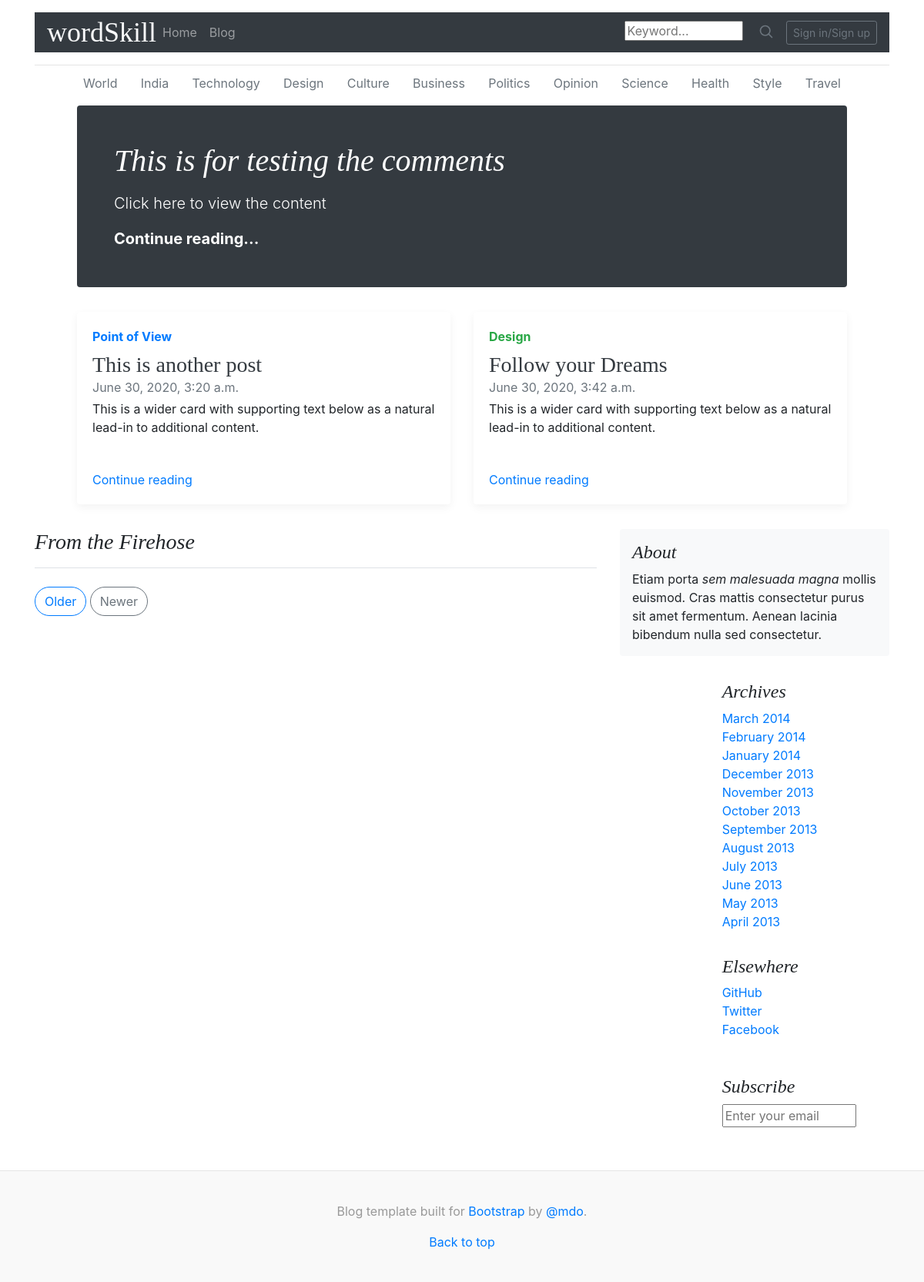
The page / on the database its author committed.
### posts/models.py (models this page shows, shortened)
class Posts(models.Model):
	title = models.CharField(max_length=200)
	description = RichTextField(blank=True, null=True)
	author = models.CharField(max_length=200)
	category = models.CharField(default = "Point of View", max_length=200)
	created_on = models.DateTimeField(auto_now_add= True)
	published_on =models.DateTimeField(blank = True, null = True)
	image = models.ImageField(blank = True, null=True)
	post_published = models.BooleanField(default=False)
	tags = models.ManyToManyField(Tag,blank=True)
	comments = GenericRelation(Comment)

### posts/views.py (the view)
# urls.py: path('',views.homeView,name = 'home'),
def homeView(request):
	posts = Posts.objects.all().filter(post_published = True)[3:7]
	first_post = Posts.objects.all().filter(post_published = True).first()
	second_post = Posts.objects.all().filter(post_published = True)[1]
	third_post = Posts.objects.all().filter(post_published = True)[2]
	context = {'posts':posts,'first_post':first_post,'second_post':second_post,'third_post':third_post}
	return render(request,'posts/home.html',context)

### posts/templates/posts/home.html (shortened to what this page needs)
{% extends 'wordskill/base.html'%}
{% load static %}
  {% block content %}
     <div class="nav-scroller py-1 mb-2">
        <nav class="nav d-flex justify-content-between">
          <a class="p-2 text-muted" href="#">World</a>
          <a class="p-2 text-muted" href="#">India</a>
          <a class="p-2 text-muted" href="#">Technology</a>
          <a class="p-2 text-muted" href="#">Design</a>
          <a class="p-2 text-muted" href="#">Culture</a>
          <a class="p-2 text-muted" href="#">Business</a>
          <a class="p-2 text-muted" href="#">Politics</a>
          <a class="p-2 text-muted" href="#">Opinion</a>
          <a class="p-2 text-muted" href="#">Science</a>
          <a class="p-2 text-muted" href="#">Health</a>
          <a class="p-2 text-muted" href="#">Style</a>
          <a class="p-2 text-muted" href="#">Travel</a>
        </nav>
      </div>
    <div class="jumbotron p-3 p-md-5 text-white rounded bg-dark">
        <div class="col-md-10 px-0">
          <h1 class="display-5 font-italic">{{first_post.title}}</h1>
          <p class="lead my-3">Click here to view the content</p>
          <p class="lead mb-0"><a href="#" class="text-white font-weight-bold">Continue reading...</a></p>
        </div>
      </div>
      <div class="row mb-2">
        <div class="col-md-6">
          <div class="card flex-md-row mb-4 box-shadow h-md-250">
            <div class="card-body d-flex flex-column align-items-start">
              <strong class="d-inline-block mb-2 text-primary">{{second_post.category}}</strong>
              <h3 class="mb-0">
                <a class="text-dark" href="#">{{second_post.title}}</a>
              </h3>
              <div class="mb-1 text-muted">{{second_post.published_on}}</div>
              <p class="card-text mb-auto">This is a wider card with supporting text below as a natural lead-in to additional content.</p>
              <a href="#">Continue reading</a>
            </div>
          </div>
            </div>
              <div class="col-md-6">
                <div class="card flex-md-row mb-4 box-shadow h-md-250">
                  <div class="card-body d-flex flex-column align-items-start">
                    <strong class="d-inline-block mb-2 text-success">Design</strong>
                    <h3 class="mb-0">
                      <a class="text-dark" href="{% url 'posts:post' third_post.id %}">{{third_post.title}}</a>
                    </h3>
                    <div class="mb-1 text-muted">{{third_post.published_on}}</div>
                    <p class="card-text mb-auto">This is a wider card with supporting text below as a natural lead-in to additional content.</p>
                    <a href="{% url 'posts:post' third_post.id %}">Continue reading</a>
                  </div>
          </div>
        </div>
      </div>
    </div>
    <main role="main" class="container">
      <div class="row">
        <div class="col-md-8 blog-main">
          <h3 class="pb-3 mb-4 font-italic border-bottom">
            From the Firehose
          </h3>
          <nav class="blog-pagination">
            <a class="btn btn-outline-primary" href="#">Older</a>
            <a class="btn btn-outline-secondary" href="#">Newer</a>
          </nav>
        </div>
        <aside class="col-md-4 blog-sidebar">
          <div class="p-3 mb-3 bg-light rounded">
            <h4 class="font-italic">About</h4>
            <p class="mb-0">Etiam porta <em>sem malesuada magna</em> mollis euismod. Cras mattis consectetur purus sit amet fermentum. Aenean lacinia bibendum nulla sed consectetur.</p>
          </div>
          <div class="p-3 offset-md-4">
            <h4 class="font-italic">Archives</h4>
            <ol class="list-unstyled mb-0">
              <li><a href="#">March 2014</a></li>
              <li><a href="#">February 2014</a></li>
              <li><a href="#">January 2014</a></li>
              <li><a href="#">December 2013</a></li>
              <li><a href="#">November 2013</a></li>
              <li><a href="#">October 2013</a></li>
              <li><a href="#">September 2013</a></li>
              <li><a href="#">August 2013</a></li>
              <li><a href="#">July 2013</a></li>
              <li><a href="#">June 2013</a></li>
              <li><a href="#">May 2013</a></li>
              <li><a href="#">April 2013</a></li>
            </ol>
          </div>
          <div class="p-3 offset-md-4">
            <h4 class="font-italic">Elsewhere</h4>
            <ol class="list-unstyled">
              <li><a href="#">GitHub</a></li>
              <li><a href="#">Twitter</a></li>
              <li><a href="#">Facebook</a></li>
            </ol>
          </div>
          <div class="p-3 offset-md-4">
            <h4 class="font-italic">Subscribe</h4>
            <form>
              <ol class="list-unstyled">
              <input type="text" size="12" placeholder="Enter your email">
            </form>
          </div>
        </aside>
      </div>
    </main>
  {% endblock %}

### static/css/master.css (style rules this page uses)
.card { border-style:hidden; }
h1, h2, h3, h4, h5, h6 { font-family: "Playfair Display", Georgia, "Times New Roman", serif; }
.nav-scroller { position: relative; z-index: 2; height: 2.75rem; overflow-y: hidden; }
.nav-scroller .nav { display: -webkit-box; display: -ms-flexbox; display: flex; -ms-flex-wrap: nowrap; flex-wrap: nowrap; padding-bottom: 1rem; margin-top: -1px; overflow-x: auto; text-align: center; white-space: nowrap; -webkit-overflow-scrolling: touch; }
@media (min-width: 768px) { .h-md-250 { height: 250px; } }
.border-bottom { border-bottom: 1px solid #e5e5e5; }
.box-shadow { box-shadow: 0 .25rem .75rem rgba(0, 0, 0, .05); }
.blog-pagination { margin-bottom: 4rem; }
.blog-pagination > .btn { border-radius: 2rem; }

### rows shown on the page
Posts: title "This is for testing the comments"
Posts: category "Point of View", title "This is another post", published_on "June 30, 2020, 3:20 a.m."
Posts: title "Follow your Dreams", published_on "June 30, 2020, 3:42 a.m."
